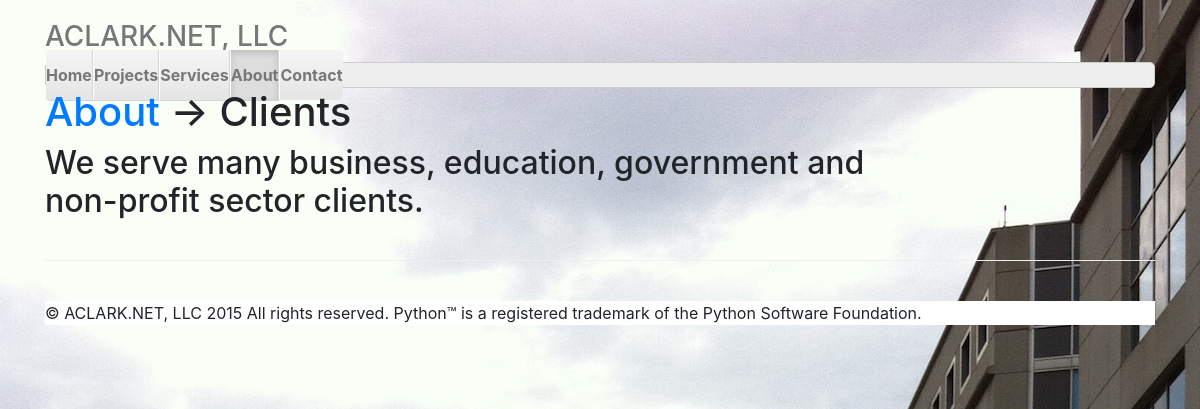
Page /about/clients on the earlier database version.
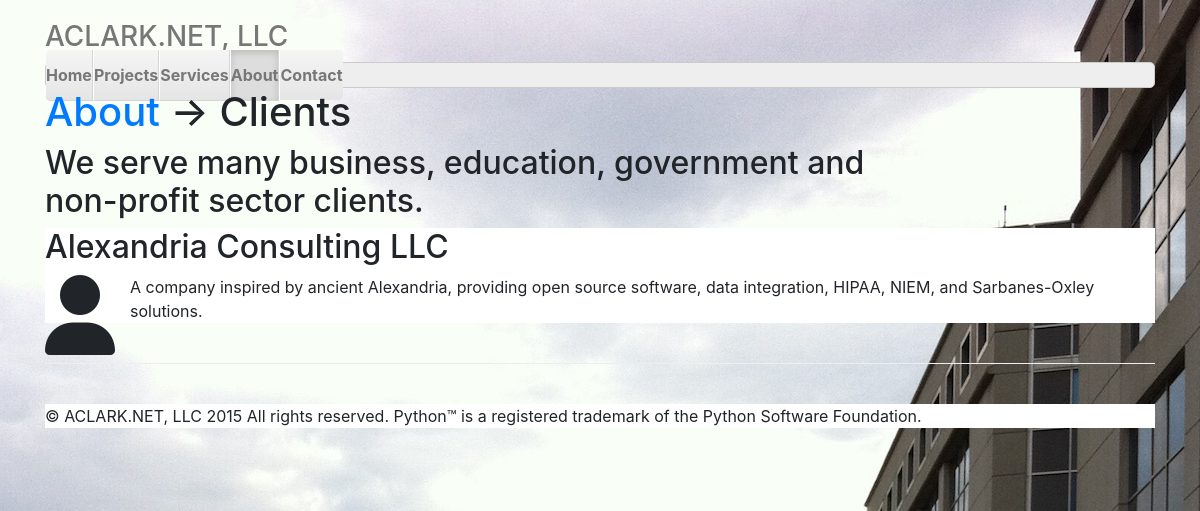
Same page on the later database version.
### aclarknet/aclarknet/models.py (models this page shows, shortened)
class Client(models.Model):
    name = models.CharField(default=None, max_length=60)
    text = models.TextField(default=None)

### aclarknet/aclarknet/views.py (the view)
# urls.py: url(r'^about/clients', 'aclarknet.aclarknet.views.clients', name='clients'),
def clients(request):
    clients = Client.objects.all()
    context = {'clients': clients}
    return render(request, 'clients.html', context)

### aclarknet/aclarknet/templates/clients.html
{% extends "home.html" %}
{% load staticfiles %}
{% block nav %}
    <li><a href="/">Home</a></li>
    <li><a href="/projects">Projects</a></li>
    <li><a href="/services">Services</a></li>
    <li class="active"><a href="/about">About</a></li>
    <li><a href="/contact">Contact</a></li>
{% endblock %}
{% block content %}
    <h1><a href="/about">About</a> &rarr; Clients</h1>
    <h2 class="width">We serve many business, education, government and non-profit sector clients.</h2>
    <div class="background-white">
    {% for client in clients %}
        <h2>{{ client.name }}</h2>
        <p><i class="fa fa-user fa-5x wrap"></i>{{ client.text }}</p>
    {% endfor %}
    </div>
{% endblock %}

Differences in the rows shown:
added Client: name "Alexandria Consulting LLC", text "A company inspired by ancient Alexandria, providing open source software, data integration, HIPAA, NIEM, and Sarbanes-Oxley solutions."
